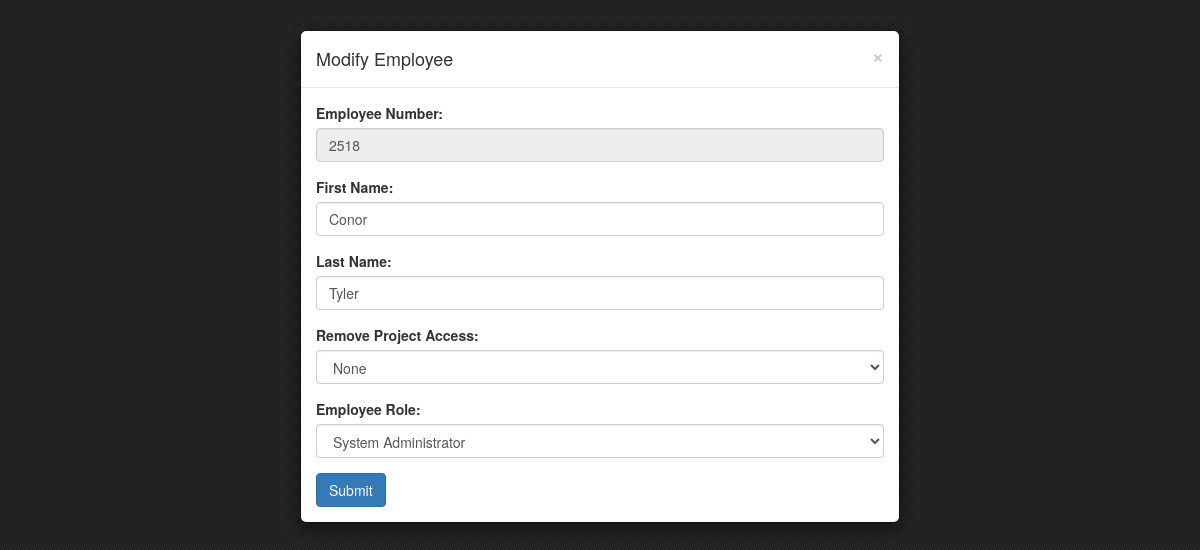
The page /cib_group_8/modifymenu.php?id=2518 (signed in) on the database its author committed.
### tables this page shows
CREATE TABLE IF NOT EXISTS `emp_table` (
  `EMP_ID` int(10) NOT NULL,
  `EMP_PASS` varchar(255) NOT NULL,
  `EMP_NAME` varchar(50) NOT NULL,
  `EMP_SURNAME` varchar(50) NOT NULL,
  `EMP_EMAIL` varchar(50) NOT NULL,
  `EMP_PHONE` varchar(60) NOT NULL,
  `EMP_ROLE` int(10) NOT NULL,
  `ACTIVE` int(11) NOT NULL DEFAULT '1'
);

CREATE TABLE IF NOT EXISTS `role_table` (
  `ROLE_ID` int(10) NOT NULL,
  `ROLE_DESC` varchar(40) NOT NULL
);

### cib_group_8/modifymenu.php (the view, shortened to what this page needs)
<?php
include("settings/check.php");
$emp = $_GET['id'];
$result = mysqli_query($conn, "SELECT * FROM emp_table WHERE EMP_ID = $emp");
$row = mysqli_fetch_assoc($result);
$name = $row['EMP_NAME'];
$surname = $row['EMP_SURNAME'];
$role = $row['EMP_ROLE'];
?>
<!DOCTYPE html>
<html lang="en">
<head>
  <link rel="stylesheet" href="https://maxcdn.bootstrapcdn.com/bootstrap/3.3.7/css/bootstrap.min.css">
  <link rel="stylesheet" href="https://cdnjs.cloudflare.com/ajax/libs/bootstrap-datepicker/1.6.4/css/bootstrap-datepicker.min.css"/>
  <link href="styles/clockpicker.css" rel="stylesheet">
  <link href="styles/style.css" rel="stylesheet">
  <link href="styles/sweetalert.css" rel="stylesheet">
  <link rel="stylesheet" href="styles/style.css" type="text/css" />
</head>
<body>
  <div class="modal fade" id="modifyModal" role="dialog">
    <div class="modal-dialog">
      <div class="modal-content">
        <div class="modal-header">
          <button type="button" class="close" data-dismiss="modal">&times;</button>
          <h4 class="modal-title">Modify Employee</h4>
        </div>
        <div class="modal-body">
          <form method="post" action="edit.php">
            <div class="form-group">
              <label for="id">Employee Number:</label>
              <input type="text" class="form-control" id="id" name="id" value="<?php echo $emp; ?>" readonly>
            </div>
            <div class="form-group">
              <label for="name">First Name:</label>
              <input type="text" class="form-control" id="name" name="name" value="<?php echo $name; ?>">
            </div>
            <div class="form-group">
              <label for="surname">Last Name:</label>
              <input type="text" class="form-control" id="surname" name="surname" value="<?php echo $surname; ?>">
            </div>
            <div class="form-group">
              <label for="project">Remove Project Access:</label>
              <select class="form-control" id="project" name="project">
                <option>None</option>
              </select>
            </div>
            <div class="form-group">
              <label for="project">Employee Role:</label>
              <select class="form-control" id="role" name="role">
                <?php
                $result8 = mysqli_query($conn, "SELECT * FROM role_table AS rt");
                while ($row8 = mysqli_fetch_array($result8)) {
                  echo "<option " . (($row8['ROLE_ID'] == $role) ? 'selected':'') . ">" . $row8['ROLE_DESC'];
                }
                ?>
              </select>
            </div>
            <button id="mew" type="submit" class="btn btn-primary">Submit</button>
          </form>
        </div>
      </div>
    </div>
  </div>
</body>
</html>

### cib_group_8/styles/style.css (style rules this page uses)
body { padding-top: 70px; background-image: url(images/bg.png); }

### rows shown on the page
emp_table: name "Conor", surname "Tyler", role "System Administrator"
